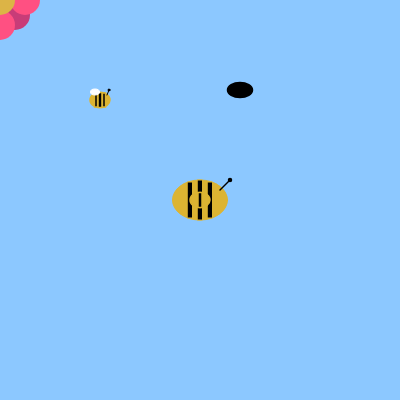
Frame 1 (no input)
Frame 60 (no input): identical to frame 1, image omitted
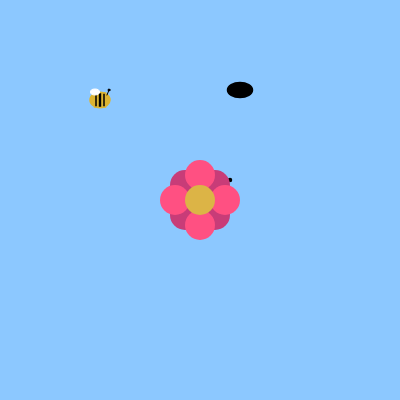
Frame 120 (the mouse pressed at the canvas centre since frame 60)

The p5.js sketch that drew these frames (run headless with seeded random() and noise() and a simulated clock; from frame 60 on, the mouse is pressed at the canvas centre):

// p5.js sketch
// ── sketch.js
function setup() {
  createCanvas(400, 400);
  angleMode(DEGREES)
}

function draw() {
  background(140,200,255);
  
  fill(220,180,50)
  stroke(220,180,50)
  ellipse(200,200,55,40)
  fill(0)
  rectMode(CENTER)
  rect(200,200,5,40)
  rect(210,200,5,36)
  rect(190,200,5,36)
  stroke(0)
  strokeWeight(1.5)
  line(220,190,230,180)
  circle(230,180,3)
  fill(0)
  stroke(0)
  
  ellipse(240,90,25,15)
  

  fill(220,180,50)
  stroke(220,180,50)
  ellipse(200,200,20,15)
  fill(0)
  rectMode(CENTER)
  rect(200,200,4,15)
  


function flower(x,y){
    noStroke()
    fill(200,60,120)
    circle(x+15,y-15,30)
    circle(x-15,y+15,30)
    circle(x+15,y+15,30)
    circle(x-15,y-15,30)
    fill(255,80,130)
    ellipse(x,y+25,30,30)
    ellipse(x,y-25,30,30)
    ellipse(x+25,y,30,30)
    ellipse(x-25,y,30,30)
    fill(220,180,70)
    circle(x,y,30)
    
    
}
  flower(mouseX,mouseY)
  
  function bee(x,y){
    fill(220,180,50)
    stroke(220,180,50)
    ellipse(x,y,20,15)
    fill(0)
    rectMode(CENTER)
    rect(x,y,4,15)
    rect(x+4,y,3,14)
    rect(x-4,y,3,14)
    stroke(0)
    strokeWeight(1)
    line(x+7,y-5,x+9,y-10)
    circle(x+9,y-10,2)
    fill(255)
    stroke(255)
    ellipse(x-5,y-8,9,6)
  }
  bee(100,100)
  
}
  
  
  
  
